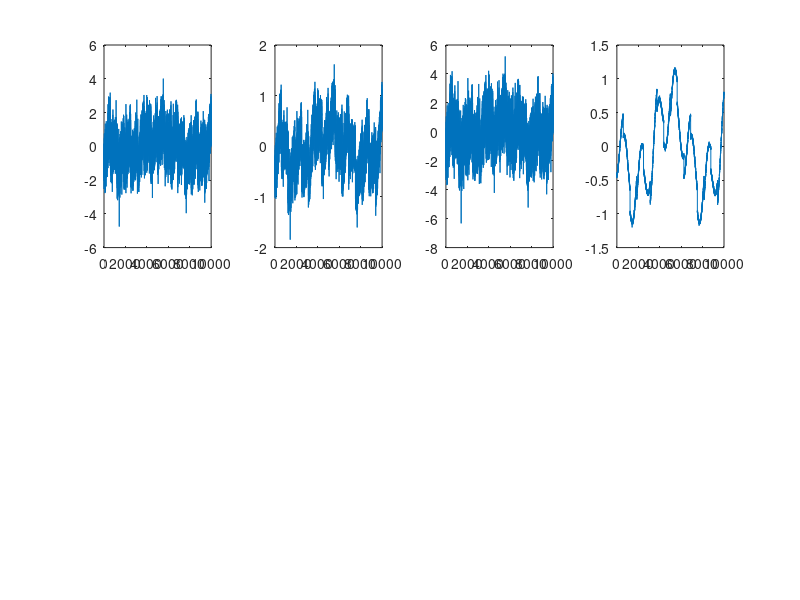

Write MATLAB code to recreate this figure. (Note: this script raises an error after producing the figure.)
%Number of sample points
N=10000;

%Generate artificial signals
t = linspace(-10,10,N);
X = [sin(2*t) ; cos(0.5*t) ; sawtooth(5*t) ; randn(1,N)];

%Generate mixtures
Z = rand(4,4)*X;

%Plots mixtures
for i=1:4
subplot(2,4,i)
plot(Z(i,:));
end
drawnow;

%Initial Sample-Size
options.S0 = 100; 
%Ratio of the sample size used for Hessian-vector products
options.RS = 0.1;
%Maximum Number of Iterations
options.maxIter = 200;
%Verbosity Level:
%0 : No information displayed
%1 : Information about the algorithm used
%2 : Information updated as the algorithm proceeds
options.verbosityLevel = 2;

tic;
%[W, Sphere] = dshf_ica(X); %Use defaults
[W, Sphere] = dshf_ica(X, options);
toc;

%Unmix
IndependentComponents = W*Sphere*X;

%Plots independent components
subplot(2,1,2);
for i=1:4
subplot(2,4,4+i)
plot(IndependentComponents(i,:));
end
drawnow;
